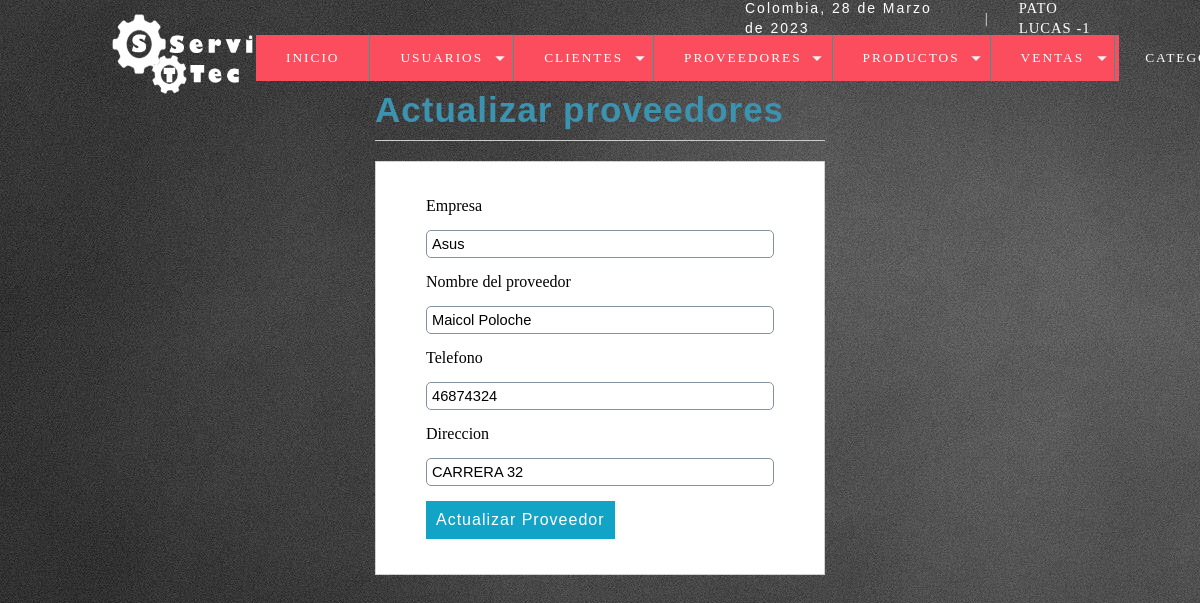
/sistema/editar_proveedor.php?id=1 (signed in), run on the app's committed database.
### tables this page shows
CREATE TABLE `proveedores` (
  `id_proveedor` int(15) NOT NULL,
  `nombre` varchar(20) NOT NULL,
  `contacto` varchar(100) NOT NULL,
  `telefono` int(11) NOT NULL,
  `direccion` text NOT NULL,
  `fecha_add` datetime NOT NULL DEFAULT current_timestamp(),
  `id_usuario` int(15) NOT NULL,
  `estatus` int(11) NOT NULL DEFAULT 1
);

### sistema/editar_proveedor.php (the view, shortened to what this page needs)
<?php
	include "../conexion.php";
	$idproveedor = $_REQUEST['id'];
	$sql = mysqli_query($conection,"SELECT * FROM proveedores WHERE id_proveedor = $idproveedor");
	$result_sql = mysqli_num_rows($sql);
	if($result_sql == 0){
		header('Location: lista_proveedores.php');
	}else{
		while ($data = mysqli_fetch_array($sql)){
			$nombre = $data['nombre'];
			$contacto = $data['contacto'];
			$telefono = $data['telefono'];
			$direccion = $data['direccion'];
		}
	}
?>
<!DOCTYPE html>
<html lang="en">
<head>
	<?php include "includes/script.php"; ?>
</head>
<body>
	<?php include "includes/header.php"; ?>
	<section id="container">
		<div class="form_register">
			<h1>Actualizar proveedores</h1>
			<hr>
			<form action="" method="post">
				<label for="nombre">Empresa</label>
				<input type="text" name="nombre" id="nombre" placeholder="Nombre del proveedor" value="<?php echo $nombre ?>">
				<label for="contacto">Nombre del proveedor</label>
				<input type="text" name="contacto" id="contacto" placeholder="Nombre completo del contacto" value="<?php echo $contacto ?>">
				<label for="telefono">Telefono</label>
				<input type="number" name="telefono" id="telefono" placeholder="Telefono" value="<?php echo $telefono ?>">
				<label for="direccion">Direccion</label>
				<input type="text" name="direccion" id="direccion" placeholder="Direccion completa" value="<?php echo $direccion ?>">
				<button type="submit" class="btn_save"><i class="far fa-save fa-lg"></i>Actualizar Proveedor</button>
			</form>
		</div>
	</section>
</body>
</html>

### sistema/css/estilos.css (style rules this page uses)
* { margin: 0; padding: 0; box-sizing: border-box; }
body { background: #EEEEEE url(../img/fondo.jpg); }
h1, h2, h3, h4, h5, h6 { font-family: 'arial'; font-weight: bold; letter-spacing: 1px; }
h1 { font-size: 26px; color: #FFF; }
#container { padding: 90px 15px 15px; }
section { padding-top: 7em; }
.form_register { width: 450px; margin: auto; }
.form_register h1 { color: #3c93b0; }
hr { border: 0; background: #CCC; height: 1px; margin: 10px 0; display: block; }
form { background: #FFF; margin: auto; padding: 20px 50px; border: 1px solid #d1d1d1; }
label { display: block; font-size: 12pt; font-family: 'GothamBook'; margin: 15px auto; }
input,select { display: block; width: 100%; font-size: 11pt; padding: 5px; border: 1px solid #85929e; border-radius: 5px; }
.btn_save { font-size: 12pt; background: #12a4c6; padding: 10px; color: #FFF; letter-spacing: 1px; border: 0; cursor: pointer; margin: 15px auto; }
#container h1 { font-size: 35px; display: inline-block; }

### data on the page
proveedores: nombre "Asus", contacto "Maicol Poloche", telefono "46874324", direccion "CARRERA 32"

### other printed values
fechaC() "28 de Marzo de 2023"
$_SESSION['user'] "PATO LUCAS"
$_SESSION['rol'] "1"
